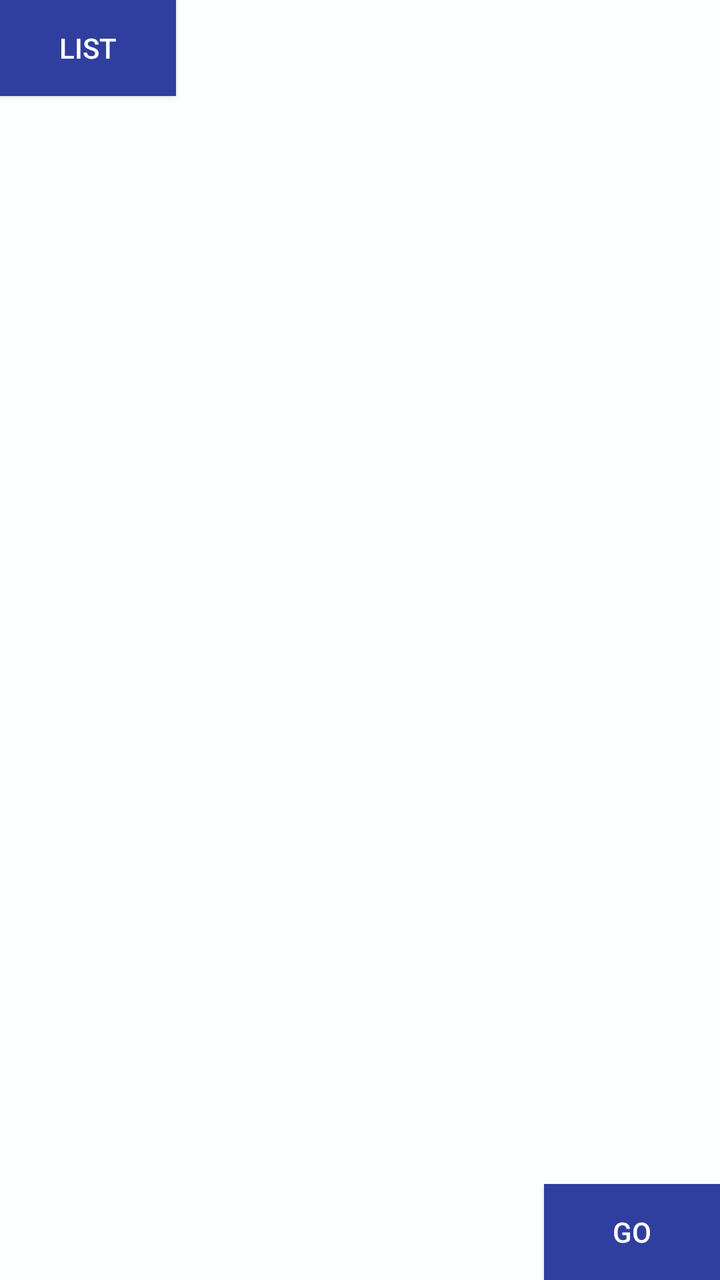
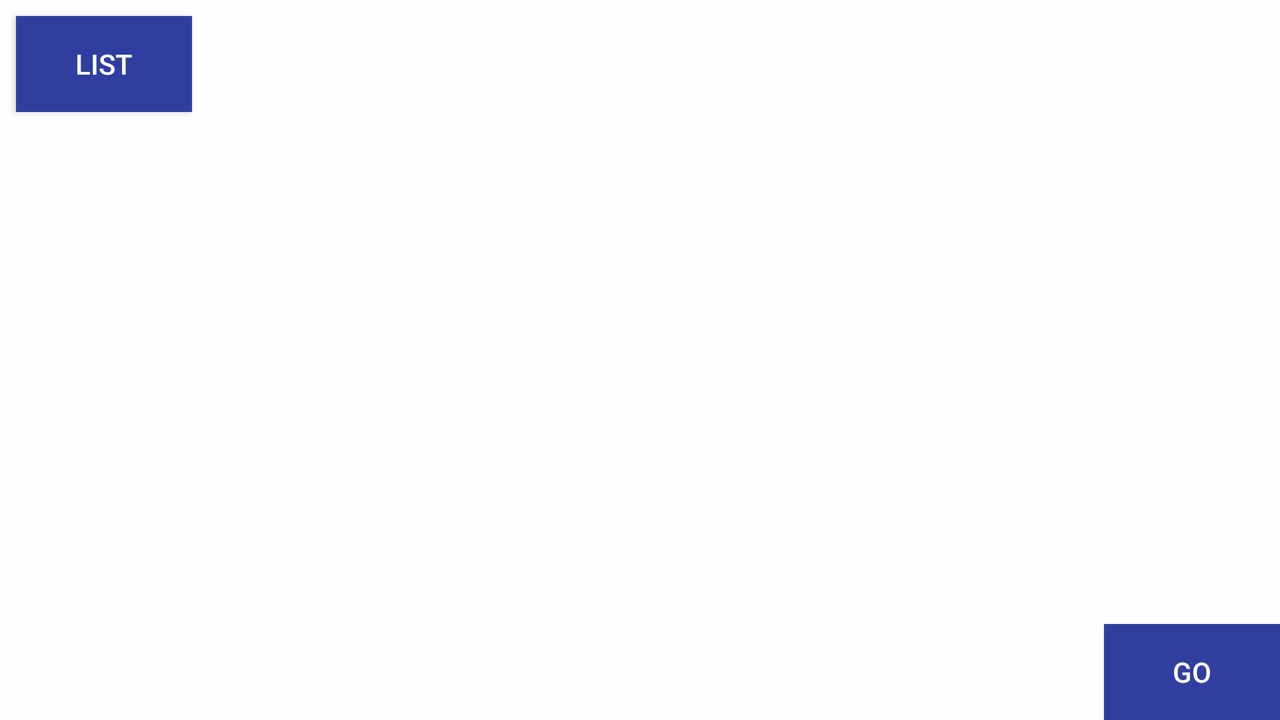

One screen, two layout resources from the same app: the default and the repository's alternative for another configuration. Each is rendered where Android would select it; the XML of both is given below.
<!-- AndroidManifest.xml: application theme AppTheme -->
<!-- res/layout/activity_list_available_devices.xml -->
<?xml version="1.0" encoding="utf-8"?>
<RelativeLayout xmlns:android="http://schemas.android.com/apk/res/android"
    xmlns:app="http://schemas.android.com/apk/res-auto"
    xmlns:tools="http://schemas.android.com/tools"
    android:layout_width="match_parent"
    android:layout_height="match_parent"
    android:background="@color/white"
    tools:context="bangalore.pes.controller.ListAvailableDevices">

    <ListView
        android:id="@+id/listView2"
        android:layout_width="266dp"
        android:layout_height="291dp"
        android:entries="@color/colorPrimaryDark"
        android:background="@color/white"
        app:layout_constraintBottom_toBottomOf="parent"
        app:layout_constraintLeft_toLeftOf="parent"
        app:layout_constraintRight_toRightOf="parent"
        app:layout_constraintTop_toTopOf="parent"
        app:layout_constraintVertical_bias="0.563"
        android:layout_centerVertical="true"
        android:layout_centerHorizontal="true" />

    <Button
        android:id="@+id/button5"
        android:layout_width="wrap_content"
        android:layout_height="wrap_content"
        android:background="@color/colorPrimaryDark"
        android:text="List"
        app:layout_constraintBottom_toBottomOf="parent"
        app:layout_constraintHorizontal_bias="0.182"
        app:layout_constraintLeft_toLeftOf="parent"
        app:layout_constraintRight_toRightOf="parent"
        app:layout_constraintTop_toTopOf="parent"
        app:layout_constraintVertical_bias="0.512"
        android:layout_alignParentLeft="true"
        android:layout_alignParentStart="true" />

    <Button
        android:id="@+id/button15"
        android:layout_width="wrap_content"
        android:layout_height="wrap_content"
        android:background="@color/colorPrimaryDark"
        android:text="Go"
        app:layout_constraintBottom_toBottomOf="parent"
        app:layout_constraintHorizontal_bias="1.0"
        app:layout_constraintLeft_toLeftOf="parent"
        app:layout_constraintRight_toRightOf="parent"
        app:layout_constraintTop_toTopOf="parent"
        app:layout_constraintVertical_bias="0.982"
        android:layout_alignParentBottom="true"
        android:layout_alignParentRight="true"
        android:layout_alignParentEnd="true" />

</RelativeLayout>
<!-- resources referenced by this layout -->
<resources>
  <color name="colorPrimaryDark">#303F9F</color>
  <color name="white">#fdfefe</color>
  <style name="AppTheme" parent="Theme.AppCompat">
          
          <item name="colorPrimary">@color/colorPrimary</item>
          <item name="colorPrimaryDark">@color/colorPrimaryDark</item>
          <item name="colorAccent">@color/colorAccent</item>
      </style>
  <color name="colorPrimary">#3F51B5</color>
  <color name="colorAccent">#FF4081</color>
</resources>
<!-- res/layout-land/activity_list_available_devices.xml (the repository's variant of the layout above) -->
<!-- drawn on the phone turned sideways -->
<?xml version="1.0" encoding="utf-8"?>
<RelativeLayout xmlns:android="http://schemas.android.com/apk/res/android"
    xmlns:app="http://schemas.android.com/apk/res-auto"
    xmlns:tools="http://schemas.android.com/tools"
    android:layout_width="match_parent"
    android:layout_height="match_parent"
    android:background="@color/white"
    tools:context="bangalore.pes.controller.ListAvailableDevices"
    tools:layout_editor_absoluteY="73dp"
    tools:layout_editor_absoluteX="0dp">

    <Button
        android:id="@+id/button15"
        android:layout_width="wrap_content"
        android:layout_height="wrap_content"
        android:text="Go"
        android:background="@color/colorPrimaryDark"
        android:textColor="@color/white"
        app:layout_constraintRight_toRightOf="parent"
        app:layout_constraintLeft_toLeftOf="parent"
        app:layout_constraintBottom_toBottomOf="parent"
        app:layout_constraintHorizontal_bias="0.983"
        app:layout_constraintTop_toTopOf="parent"
        app:layout_constraintVertical_bias="1.0"
        android:layout_alignParentBottom="true"
        android:layout_alignParentRight="true"
        android:layout_alignParentEnd="true" />

    <Button
        android:id="@+id/button5"
        android:layout_width="wrap_content"
        android:layout_height="wrap_content"
        android:text="List"
        android:background="@color/colorPrimaryDark"
        android:textColor="@color/white"
        android:layout_marginRight="8dp"
        app:layout_constraintRight_toRightOf="parent"
        android:layout_marginLeft="8dp"
        app:layout_constraintLeft_toLeftOf="parent"
        app:layout_constraintBottom_toBottomOf="parent"
        android:layout_marginBottom="8dp"
        app:layout_constraintTop_toTopOf="parent"
        android:layout_marginTop="8dp"
        app:layout_constraintHorizontal_bias="0.018"
        app:layout_constraintVertical_bias="0.131" />

    <ListView
        android:id="@+id/listView2"
        android:layout_width="302dp"
        android:layout_height="158dp"
        android:layout_above="@+id/button15"
        android:layout_toEndOf="@+id/button5"
        android:layout_toRightOf="@+id/button5"
        app:layout_constraintBottom_toBottomOf="parent"
        app:layout_constraintLeft_toLeftOf="parent"
        app:layout_constraintRight_toRightOf="parent"
        app:layout_constraintTop_toTopOf="parent"
        android:entries="@color/colorPrimaryDark"
        android:background="@color/white"
        app:layout_constraintVertical_bias="0.766" />
</RelativeLayout>
